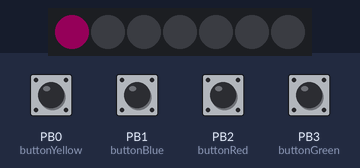
Bench run of a program on a simulated ATtiny85, built with avr-gcc and run on an emulated ATtiny85. On the bench: 7 RGB LEDs in strip order, left to right. The inputs (shaded band) are chosen by the test bench; at power-on: PB0 (buttonYellow), PB1 (buttonBlue), PB2 (buttonRed), PB3 (buttonGreen) LOW. Dim RGB values are drawn brighter than linear; random numbers use the default seed unless the program sets one.

Above: at 0.1 s.
At 4.0 s:
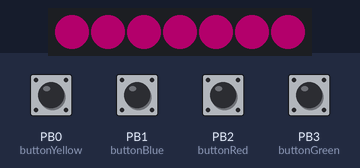
5.9 s: PB0 (buttonYellow) pulled HIGH for 0.15 s
At 8.4 s:
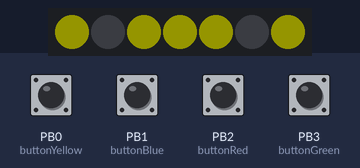
Timing chart, 0 to 9.9 s (numbered marks = the images above; inputs shaded):
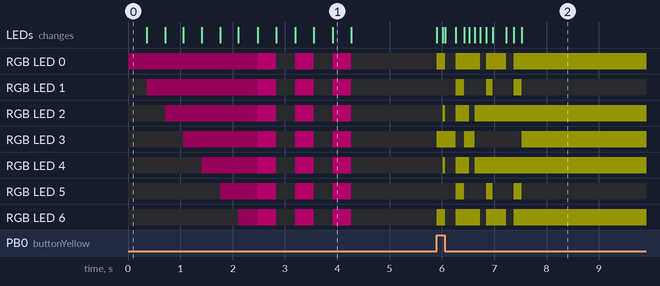

The program:

main.cpp
```cpp
/*
        _          _ ______ _____ _____
       (_)        | |  ____|  __ \_   _|
  _ __  ___  _____| | |__  | |  | || |
 | '_ \| \ \/ / _ \ |  __| | |  | || |
 | |_) | |>  <  __/ | |____| |__| || |_
 | .__/|_/_/\_\___|_|______|_____/_____|
 | |
 |_|

www.pixeledi.eu | twitter.com/pixeledi
Table Dice| V1.0 | 06/2022

*/

#include <Arduino.h>
#include "FastLED.h"

const byte buttonYellow = 0;
const byte buttonBlue = 1;
const byte buttonRed = 2;
const byte buttonGreen = 3;
const byte DATA_PIN = 5;

const byte NUM_LEDS = 7;
CRGB leds[NUM_LEDS];

// flags
bool yellowButton = false;
bool blueButton = false;
bool redButton = false;
bool greenButton = false;
byte cRed = 0;
byte cGreen = 0;
byte cBlue = 0;

byte dice;
unsigned long TimeNow;
unsigned long lastTimeButtonChange = millis();
unsigned int debounceDelay = 50;
byte buttonState = LOW;
byte newButtonState;

void turnOffAllLEDs()
{
  for (int i = 0; i < NUM_LEDS; i++)
  {
    leds[i].setRGB(0, 0, 0);
  }
  FastLED.show();
}

void getStarted()
{
  for (int i = 0; i < NUM_LEDS; i++)
  {
    leds[i].setRGB(254, 1, 154);
    FastLED.setBrightness(20);
    FastLED.show();
    delay(350);
  }

  turnOffAllLEDs();

  for (int i = 0; i < 3; i++)
  {
    for (int i = 0; i < NUM_LEDS; i++)
    {
      leds[i].setRGB(254, 1, 154);
      FastLED.setBrightness(60);
      FastLED.show();
    }
    delay(350);
    turnOffAllLEDs();
    delay(350);
  }
}

void setAllButtonFlagsFalse()
{
  yellowButton = false;
  redButton = false;
  greenButton = false;
  blueButton = false;
}

void whichButtonPressed()
{

  if (digitalRead(buttonYellow) == HIGH)
  {
    setAllButtonFlagsFalse();
    yellowButton = true;
  }
  else if (digitalRead(buttonBlue) == HIGH)
  {
    setAllButtonFlagsFalse();
    blueButton = true;
  }
  else if (digitalRead(buttonGreen) == HIGH)
  {
    setAllButtonFlagsFalse();
    greenButton = true;
  }
  else if (digitalRead(buttonRed) == HIGH)
  {
    setAllButtonFlagsFalse();
    redButton = true;
  }
}

void setLEDColor()
{
  if (yellowButton)
  {
    newButtonState = digitalRead(buttonYellow);
    cRed = 255;
    cGreen = 255;
    cBlue = 0;
  }
  else if (blueButton)
  {
    newButtonState = digitalRead(buttonBlue);
    cRed = 0;
    cGreen = 0;
    cBlue = 255;
  }
  else if (greenButton)
  {
    newButtonState = digitalRead(buttonGreen);
    cRed = 0;
    cGreen = 255;
    cBlue = 0;
  }
  else if (redButton)
  {
    newButtonState = digitalRead(buttonRed);
    cRed = 255;
    cGreen = 0;
    cBlue = 0;
  }
}

void diceToLed()
{
  turnOffAllLEDs();
  switch (dice)
  {
  case 1:
    leds[3].setRGB(cRed, cGreen, cBlue);
    break;

  case 2:
    leds[2].setRGB(cRed, cGreen, cBlue);
    leds[4].setRGB(cRed, cGreen, cBlue);
    break;
  case 3:
    leds[0].setRGB(cRed, cGreen, cBlue);
    leds[3].setRGB(cRed, cGreen, cBlue);
    leds[6].setRGB(cRed, cGreen, cBlue);
    break;

  case 4:
    leds[0].setRGB(cRed, cGreen, cBlue);
    leds[2].setRGB(cRed, cGreen, cBlue);
    leds[4].setRGB(cRed, cGreen, cBlue);
    leds[6].setRGB(cRed, cGreen, cBlue);
    break;

  case 5:
    leds[0].setRGB(cRed, cGreen, cBlue);
    leds[2].setRGB(cRed, cGreen, cBlue);
    leds[3].setRGB(cRed, cGreen, cBlue);
    leds[4].setRGB(cRed, cGreen, cBlue);
    leds[6].setRGB(cRed, cGreen, cBlue);
    break;

  case 6:
    leds[0].setRGB(cRed, cGreen, cBlue);
    leds[1].setRGB(cRed, cGreen, cBlue);
    leds[2].setRGB(cRed, cGreen, cBlue);
    leds[4].setRGB(cRed, cGreen, cBlue);
    leds[5].setRGB(cRed, cGreen, cBlue);
    leds[6].setRGB(cRed, cGreen, cBlue);
    break;
  }

  FastLED.setBrightness(20);
  FastLED.show();
}

void rollTheDice()
{
  byte cnt = 0;
  byte diceDelay = 20;
  while (cnt < 20)
  {
    dice = random(1, 7);
    diceToLed();
    diceDelay += 7;
    delay(diceDelay);
    cnt++;
  }
}

void setup()
{
  pinMode(buttonYellow, INPUT);
  pinMode(buttonBlue, INPUT);
  pinMode(buttonGreen, INPUT);
  pinMode(buttonRed, INPUT);

  FastLED.addLeds<WS2812, DATA_PIN, GRB>(leds, NUM_LEDS);

  turnOffAllLEDs();
  getStarted();
  randomSeed(analogRead(0));
}

void loop()
{
  TimeNow = millis();

  if (TimeNow - lastTimeButtonChange > debounceDelay)
  {

    whichButtonPressed();
    setLEDColor();

    if (newButtonState != buttonState)
    {
      lastTimeButtonChange = TimeNow;
      buttonState = newButtonState;

      if (buttonState == HIGH)
      {
        rollTheDice();
      }
    }
  }
}
```

Measured:
- after the input at 5.9 s, RGB LED 0: goes RGB(20, 20, 0) 0.16 s, off 0.20 s, RGB(20, 20, 0) 0.47 s, off 0.11 s, RGB(20, 20, 0) 0.39 s, off 0.14 s, then RGB(20, 20, 0), starting at once; RGB LED 1: alternates RGB(20, 20, 0) for 0.15 s and off for 0.41 s, 6 changes in all, then stays off, starting after 0.36 s
